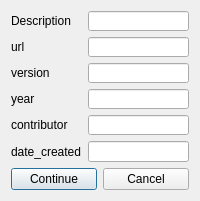
<?xml version="1.0" encoding="UTF-8"?>
<ui version="4.0">
 <class>Dialog</class>
 <widget class="QDialog" name="Dialog">
  <property name="windowModality">
   <enum>Qt::ApplicationModal</enum>
  </property>
  <property name="geometry">
   <rect>
    <x>0</x>
    <y>0</y>
    <width>200</width>
    <height>201</height>
   </rect>
  </property>
  <property name="sizePolicy">
   <sizepolicy hsizetype="Fixed" vsizetype="Fixed">
    <horstretch>0</horstretch>
    <verstretch>0</verstretch>
   </sizepolicy>
  </property>
  <property name="minimumSize">
   <size>
    <width>200</width>
    <height>201</height>
   </size>
  </property>
  <property name="maximumSize">
   <size>
    <width>200</width>
    <height>201</height>
   </size>
  </property>
  <property name="windowTitle">
   <string>COCO Info</string>
  </property>
  <property name="windowIcon">
   <iconset>
    <selectedon>siemens icon.png</selectedon>
   </iconset>
  </property>
  <property name="toolTip">
   <string notr="true"/>
  </property>
  <property name="statusTip">
   <string notr="true"/>
  </property>
  <property name="whatsThis">
   <string notr="true"/>
  </property>
  <property name="accessibleDescription">
   <string notr="true"/>
  </property>
  <layout class="QHBoxLayout" name="horizontalLayout_2">
   <item>
    <layout class="QVBoxLayout" name="verticalLayout">
     <item>
      <layout class="QFormLayout" name="formLayout">
       <item row="0" column="0">
        <widget class="QLabel" name="label">
         <property name="minimumSize">
          <size>
           <width>70</width>
           <height>16</height>
          </size>
         </property>
         <property name="text">
          <string>Description</string>
         </property>
        </widget>
       </item>
       <item row="0" column="1">
        <widget class="QLineEdit" name="le_des"/>
       </item>
       <item row="1" column="0">
        <widget class="QLabel" name="label_2">
         <property name="minimumSize">
          <size>
           <width>70</width>
           <height>16</height>
          </size>
         </property>
         <property name="text">
          <string>url</string>
         </property>
        </widget>
       </item>
       <item row="1" column="1">
        <widget class="QLineEdit" name="le_url"/>
       </item>
       <item row="2" column="0">
        <widget class="QLabel" name="label_3">
         <property name="minimumSize">
          <size>
           <width>70</width>
           <height>16</height>
          </size>
         </property>
         <property name="text">
          <string>version</string>
         </property>
        </widget>
       </item>
       <item row="2" column="1">
        <widget class="QLineEdit" name="le_version"/>
       </item>
       <item row="3" column="0">
        <widget class="QLabel" name="label_4">
         <property name="minimumSize">
          <size>
           <width>70</width>
           <height>16</height>
          </size>
         </property>
         <property name="text">
          <string>year</string>
         </property>
        </widget>
       </item>
       <item row="3" column="1">
        <widget class="QLineEdit" name="le_year"/>
       </item>
       <item row="4" column="0">
        <widget class="QLabel" name="label_5">
         <property name="minimumSize">
          <size>
           <width>70</width>
           <height>16</height>
          </size>
         </property>
         <property name="text">
          <string>contributor</string>
         </property>
        </widget>
       </item>
       <item row="4" column="1">
        <widget class="QLineEdit" name="le_contr"/>
       </item>
       <item row="5" column="0">
        <widget class="QLabel" name="label_6">
         <property name="minimumSize">
          <size>
           <width>70</width>
           <height>16</height>
          </size>
         </property>
         <property name="text">
          <string>date_created</string>
         </property>
        </widget>
       </item>
       <item row="5" column="1">
        <widget class="QLineEdit" name="le_dateCr"/>
       </item>
      </layout>
     </item>
     <item>
      <layout class="QHBoxLayout" name="horizontalLayout">
       <item>
        <widget class="QPushButton" name="pb_continue">
         <property name="text">
          <string>Continue</string>
         </property>
        </widget>
       </item>
       <item>
        <widget class="QPushButton" name="pb_cancel">
         <property name="text">
          <string>Cancel</string>
         </property>
        </widget>
       </item>
      </layout>
     </item>
    </layout>
   </item>
  </layout>
 </widget>
 <resources/>
 <connections>
  <connection>
   <sender>pb_cancel</sender>
   <signal>clicked()</signal>
   <receiver>Dialog</receiver>
   <slot>close()</slot>
   <hints>
    <hint type="sourcelabel">
     <x>171</x>
     <y>168</y>
    </hint>
    <hint type="destinationlabel">
     <x>196</x>
     <y>154</y>
    </hint>
   </hints>
  </connection>
 </connections>
</ui>
